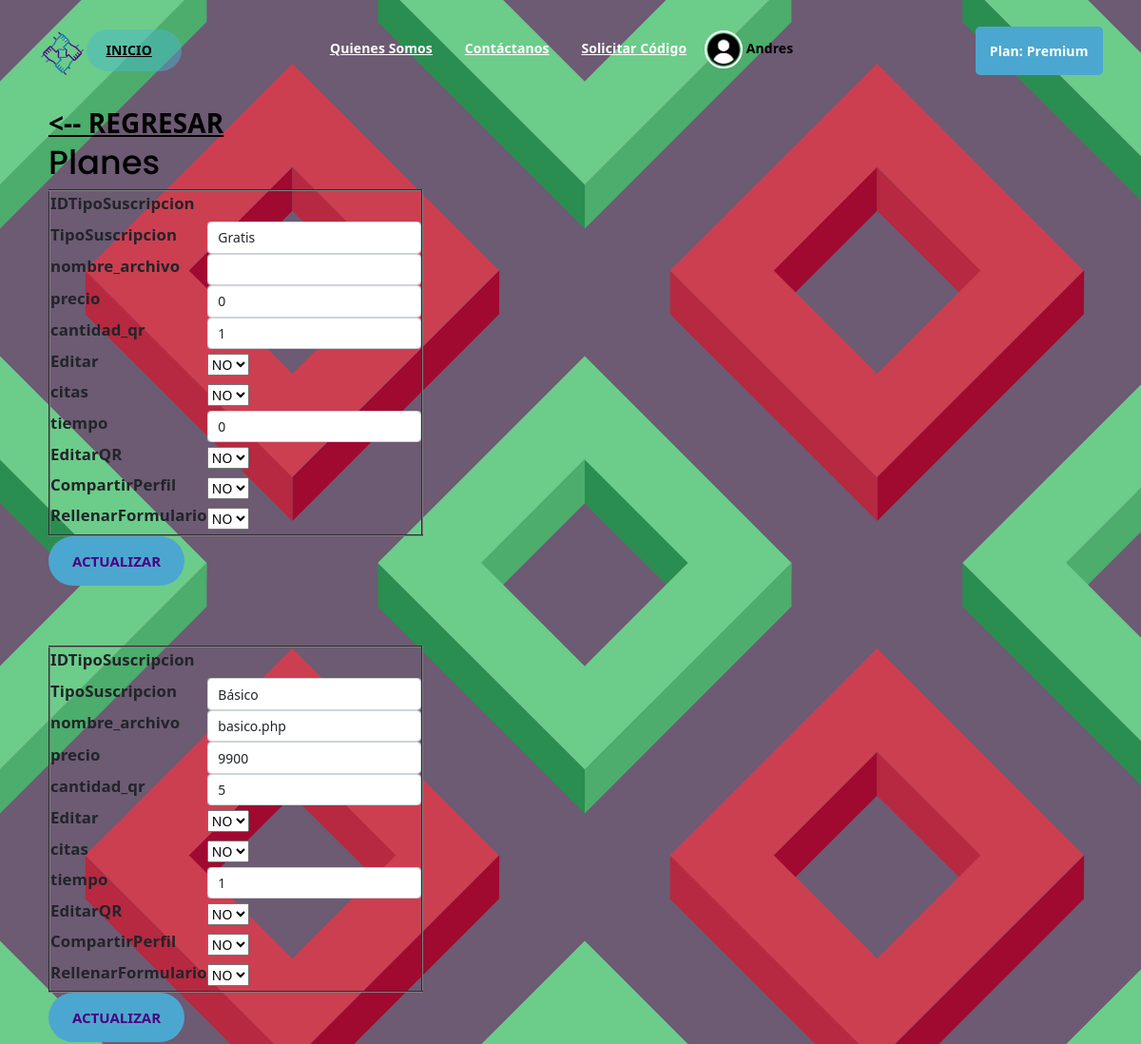
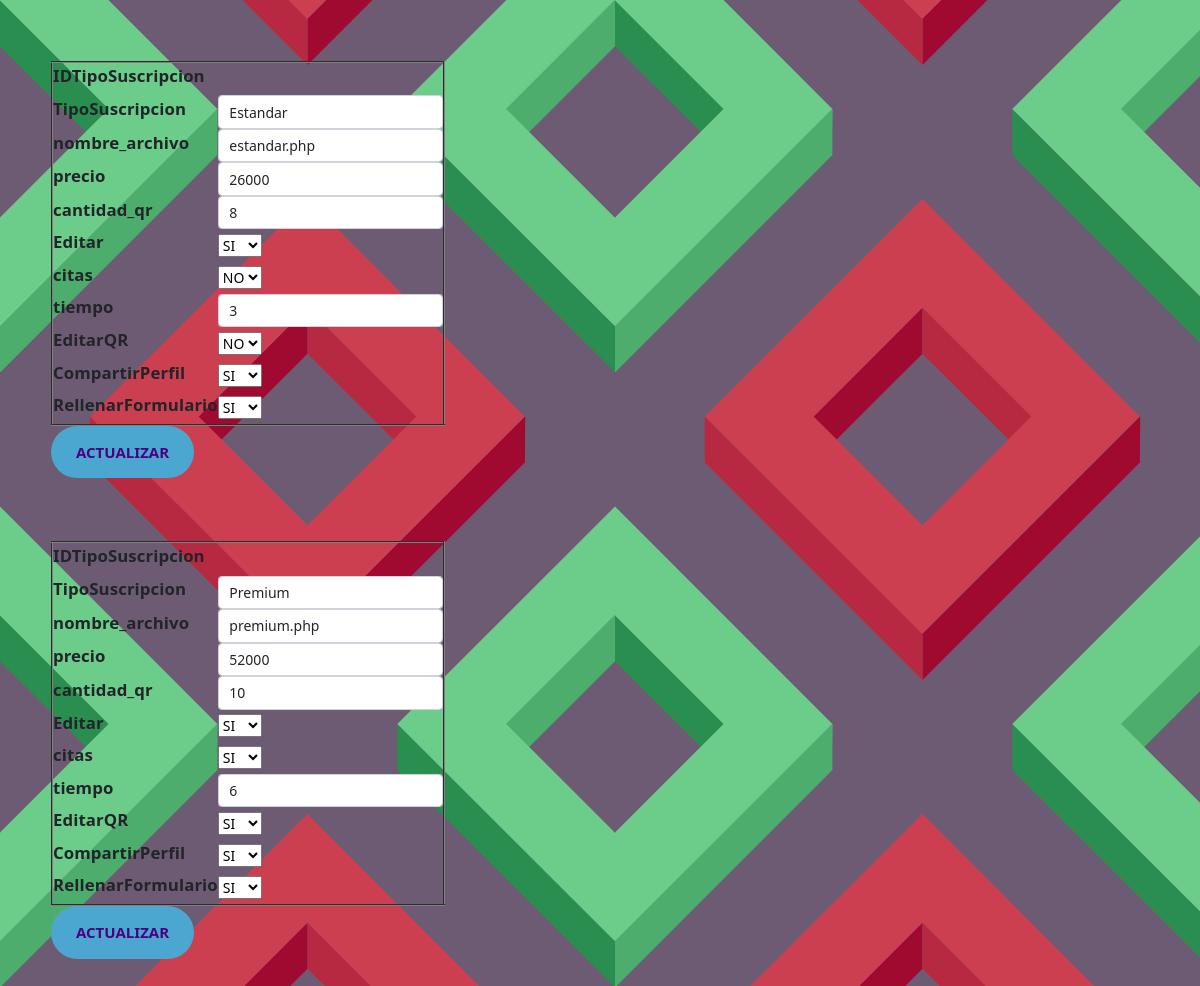
/admin/views/planes.php (signed in), run on the app's committed database (2 pictures, top to bottom).
### tables this page shows
CREATE TABLE `usuario` (
  `Ndocumento` int(11) NOT NULL,
  `TipoDoc` int(2) DEFAULT 1,
  `Nombre` varchar(30) NOT NULL,
  `Apellidos` varchar(30) DEFAULT NULL,
  `Correo` varchar(60) NOT NULL,
  `Direccion` varchar(40) DEFAULT NULL,
  `Localidad` int(2) DEFAULT NULL,
  `Genero` int(2) DEFAULT NULL,
  `Estrato` int(2) DEFAULT NULL,
  `id` int(2) DEFAULT 10 COMMENT 'esta tabla referencia la eps ',
  `rol` int(2) DEFAULT 1,
  `FechaNacimiento` date DEFAULT NULL,
  `Telefono` int(12) DEFAULT NULL,
  `Img_perfil` longblob DEFAULT NULL,
  `CompartirUrl` varchar(60) DEFAULT NULL,
  `Compartido` int(1) DEFAULT NULL,
  `token_reset` varchar(40) DEFAULT NULL,
  `TipoImg` varchar(10) DEFAULT NULL,
  `Contrasena` varchar(80) NOT NULL
);

CREATE TABLE `Suscripcion` (
  `IDSuscripcion` int(4) NOT NULL,
  `Ndocumento` int(11) NOT NULL,
  `FechaExpiracion` date DEFAULT NULL,
  `TipoSuscripcion` int(11) NOT NULL,
  `fecha_inicio` date DEFAULT NULL,
  `numero_recibo` bigint(20) DEFAULT NULL,
  `token` varchar(50) DEFAULT NULL
);

CREATE TABLE `TipoSuscripcion` (
  `IDTipoSuscripcion` int(1) NOT NULL,
  `TipoSuscripcion` varchar(25) DEFAULT NULL,
  `nombre_archivo` varchar(15) DEFAULT NULL,
  `precio` int(8) DEFAULT NULL,
  `cantidad_qr` int(2) DEFAULT NULL,
  `Editar` varchar(2) NOT NULL,
  `citas` varchar(2) NOT NULL,
  `tiempo` int(2) NOT NULL,
  `EditarQR` varchar(2) NOT NULL,
  `CompartirPerfil` varchar(2) NOT NULL,
  `RellenarFormulario` varchar(2) NOT NULL
);

### models/user.php (called while the page is built, shortened)
<?php
function getUser($id   ) {
    global $connection;
    $query = $connection->prepare('SELECT * FROM usuario WHERE Ndocumento = :id');
    $query->bindParam(':id', $id);
    $query->execute();
    $user = $query->fetch(PDO::FETCH_ASSOC);
    if (empty($user['Img_perfil']) || $user['Img_perfil'] == null) {
      $user['Img_perfil'] = "http://" . $_SERVER['HTTP_HOST'] . "/secodeqr/views/assets/img/userimg.png";
    } else {
      $user['Img_perfil'] = 'data:' . $user['TipoImg'] . ";base64," . base64_encode($user['Img_perfil']);
    }
    return $user;
}
function getSuscription($id){
  global $connection;
  $query = $connection->prepare('SELECT * FROM Suscripcion AS sus LEFT OUTER JOIN TipoSuscripcion AS tp ON sus.TipoSuscripcion= tp.IDTipoSuscripcion WHERE sus.Ndocumento = :id');
  $query->bindParam(':id', $id);
  $query->execute();
  $datos = $query->fetch(PDO::FETCH_ASSOC);
  return $datos;
}
function getTipoSuscripcion(){
  global $connection;
  $query = $connection->prepare('SELECT * FROM TipoSuscripcion ');
  $query->execute();
  $datos = $query->fetchAll(PDO::FETCH_ASSOC);
  return $datos;
}
?>

### admin/views/planes.php (the view, shortened to what this page needs)
<?php
require_once(BaseDir . '/models/database/database.php');
require_once(BaseDir . '/models/user.php');
$user = getUser($_SESSION['user_id']);
$resultsUser = getUser($_SESSION['user_id']);
if ($resultsUser['rol'] == 2) {
    $planes = getTipoSuscripcion();
} else {
    http_response_code(404);
    header('Location: ../../index.php');
}
?>
<!DOCTYPE html>
<html lang="en">
<head>
    <link rel="stylesheet" href="../../views/assets/css/all.min.css">
    <link rel="stylesheet" href="../../views/assets/bootstrap/css/bootstrap.min.css">
    <link rel="stylesheet" href="../../views/assets/css/animate.css">
    <link rel="stylesheet" href="../../views/assets/css/meanmenu.min.css">
    <link rel="stylesheet" href="../../views/assets/css/main.css">
    <link rel="stylesheet" href="../../views/assets/css/responsive.css">
    <link rel="stylesheet" href="../css/es.css">
    <link rel="stylesheet" href="https://cdnjs.cloudflare.com/ajax/libs/animate.css/4.1.1/animate.min.css" />
</head>
<body>
    <?php include('../../views/templates/navBar.php') ?>
    <main class="container">
        <div class="container">
            <div class="row">
                <div class="col-12" style="margin-top: 7rem;">
                <a href="tablero.php" style="color: black; font-size:2rem; font-weight:bolder"> <-- REGRESAR</a>
                    <h1>Planes</h1>
                    <?php foreach ($planes as $key) { ?>
                        <form action="" method="post" class="form" style="display:inline-block;">
                            <table border="2px">
                                <?php foreach ($key as $valkey => $value) { ?>
                                    <tr>
                                        <td>
                                            <label for="<?= $valkey ?>"><?= $valkey ?></label>
                                        </td>
                                        <td>
                                            <?php switch ($valkey) {
                                            case 'IDTipoSuscripcion': ?>
                                                    <input class="form-control" type="hidden" name="<?= $valkey ?>" id="<?= $valkey ?>" value="<?= $value ?>">
                                                    <?php break; ?>
                                            <?php case 'TipoSuscripcion': ?>
                                                    <input class="form-control" type="text" maxlength="15" name="<?= $valkey ?>" id="<?= $valkey ?>" value="<?= $value ?>">
                                                    <?php break; ?>
                                                <?php
                                                case 'precio': ?>
                                                    <input class="form-control" type="tel" maxlength="6" name="<?= $valkey ?>" id="<?= $valkey ?>" value="<?= $value ?>">
                                                    <?php break; ?>
                                                <?php
                                                case 'cantidad_qr': ?>
                                                    <input class="form-control" type="tel" maxlength="2" name="<?= $valkey ?>" id="<?= $valkey ?>" value="<?= $value ?>">
                                                    <?php break; ?>
                                                <?php
                                                case 'Editar': ?>
                                                    <select name="<?=$valkey?>" id="<?=$valkey?>">
                                                        <option value="NO" <?php if ($value === 'NO') {
                                                                                echo 'selected';
                                                                            } ?>>NO</option>
                                                        <option value="SI" <?php if ($value === 'SI') {
                                                                                echo 'selected';
                                                                            } ?>>SI</option>
                                                    </select>
                                                    <?php break; ?>
                                                <?php
                                                case 'citas': ?>
                                                    <select name="<?=$valkey?>" id="<?=$valkey?>">
                                                        <option value="NO" <?php if ($value === 'NO') {
                                                                                echo 'selected';
                                                                            } ?>>NO</option>
                                                        <option value="SI" <?php if ($value === 'SI') {
                                                                                echo 'selected';
                                                                            } ?>>SI</option>
                                                    </select>
                                                    <?php break; ?>
                                                <?php
                                                case 'EditarQR': ?>
                                                    <select name="<?=$valkey?>" id="<?=$valkey?>">
                                                        <option value="NO" <?php if ($value === 'NO') {
                                                                                echo 'selected';
                                                                            } ?>>NO</option>
                                                        <option value="SI" <?php if ($value === 'SI') {
                                                                                echo 'selected';
                                                                            } ?>>SI</option>
                                                    </select>
                                                    <?php break; ?>
                                                <?php
                                                case 'CompartirPerfil': ?>
                                                    <select name="<?=$valkey?>" id="<?=$valkey?>">
                                                        <option value="NO" <?php if ($value === 'NO') {
                                                                                echo 'selected';
                                                                            } ?>>NO</option>
                                                        <option value="SI" <?php if ($value === 'SI') {
                                                                                echo 'selected';
                                                                            } ?>>SI</option>
                                                    </select>
                                                    <?php break; ?>
                                                <?php
                                                case 'RellenarFormulario': ?>
                                                    <select name="<?=$valkey?>" id="<?=$valkey?>">
                                                        <option value="NO" <?php if ($value === 'NO') {
                                                                                echo 'selected';
                                                                            } ?>>NO</option>
                                                        <option value="SI" <?php if ($value === 'SI') {
                                                                                echo 'selected';
                                                                            } ?>>SI</option>
                                                    </select>
                                                    <?php break; ?>
                                                <?php
                                                default: ?>
                                                    <input class="form-control" type="text" name="<?= $valkey ?>" id="<?= $valkey ?>" value="<?= $value ?>">
                                                    <?php break; ?>
                                            <?php } ?>
                                        </td>
                                    </tr>
                                <?php } ?>
                            </table>
                            <input type="submit" name="submit" value="Actualizar" class="button">
                        </form>
                        <br>
                        <br>
                        <br>
                        <br>
                    <?php } ?>
                </div>
            </div>
        </div>
    </main>
</body>
</html>

### views/templates/navBar.php (shortened to what this page needs)
<?php
if(isset($_SESSION['user_id'])){
	$param=$connection->prepare("SELECT sus.TipoSuscripcion, tp.cantidad_qr,tp.Editar, tp.citas FROM Suscripcion AS sus LEFT OUTER JOIN TipoSuscripcion AS tp ON sus.TipoSuscripcion= tp.IDTipoSuscripcion WHERE sus.Ndocumento = :id");
	$param->bindParam(':id', $_SESSION['user_id']);
	$param->execute();
	$datosSus = $param->fetch(PDO::FETCH_ASSOC);
	$suscripcion = getSuscription($_SESSION['user_id']);
	$usuarioActual= getUser($_SESSION['user_id']);
}else{
	$suscripcion=null;
}
?>
<div class="top-header-area" id="sticker">
	<div class="container">
		<div class="row">
			<div class="col-lg-12 col-sm-12 text-center">
				<div class="main-menu-wrap">
					<div class="site-logo">
						<a href="index.php">
							<img src="assets/img/logo.png" alt="">
						</a>
					</div>
					<div class="site-logo">
						<a class="button--secondary" href="index.php">
							<span class="text">INICIO</span>
						</a>
					</div>
					<nav class="main-menu ">
						<ul>
							<li><a href="nosotros.php">Quienes Somos</a></li>
							<li><a href="contact.php">Contáctanos</a></li>
							<li><a href="formulario_datos_clinicos.php">Solicitar Código</a>
							</li>
							<?php if (isset($_SESSION['user_id'])) { ?>
								<li id='button-exit' class="user">
									<img src="<?= $usuarioActual['Img_perfil'] ?>" alt="">
									<strong style="color: black;"> <?= $usuarioActual['Nombre'] ?></strong>
								</li>
							<?php }else{?>
								<li class="fas fa-user" style="margin-right: 2px;"></li>
								<a href="iniciar.php" id='btn-login-nav'>Iniciar Sesión</a>
							<?php } ?>
							<?php
							if(isset($datosSus) && $datosSus['TipoSuscripcion'] == 1 || $suscripcion==null){?>
								<li class="login-box"><a href="servicios.php">
									<span></span>
									<span></span>
									<span></span>
									<span></span> SECODE_QR PLUS </a>
								</li>
							<?php }else{ ?>
								<li class="login-box"><a href="Finpago.php">
									<span></span><?='Plan: '.$suscripcion['TipoSuscripcion']?> </a>
								</li>
							<?php } ?>
						</ul>
					</nav>
				</div>
			</div>
		</div>
	</div>
</div>

### views/assets/css/main.css (style rules this page uses)
html { font-size: 14px; font-weight: 400; line-height: 28px; height: 100%; }
.login-box { float: right; }
.login-box a { position: relative; vertical-align: -webkit-baseline-middle; margin: 3px 0 0 0; background-color: #4ba7cf; border-radius: 5px; display: inline-block; text-decoration: none; overflow: hidden; transition: .5s; }
body { font-family: "Open Sans", sans-serif; font-weight: 400; font-size: 1rem; letter-spacing: 0.1px; line-height: 1.8; overflow-x: hidden; }
body img { max-width: 100%; }
a { cursor: pointer; text-decoration: none; -webkit-transition: all 0.2s ease-in-out; -o-transition: all 0.2s ease-in-out; transition: all 0.2s ease-in-out; }
h1, .h1, h2, .h2, h3, .h3, h5, .h5, h6, .h6 { font-family: "Poppins", sans-serif; font-weight: 700; margin: 0 0 1.25rem 0; color: #000000; }
h1, .h1 { font-size: 4rem; font-weight: 700; line-height: 4rem; }
.top-header-area { position: absolute; z-index: 222; width: 100%; padding: 25px 0; }
nav.main-menu ul { margin: 0; padding: 0; list-style: none; }
nav.main-menu ul li { display: inline-block; }
nav.main-menu ul li a { color: #fff; font-weight: 700; display: block; padding: 15px; }
nav.main-menu ul > li { position: relative; }
nav.main-menu ul li:last-child a { display: inline-block; }
.site-logo { float: left; max-width: 50px; }
.main-menu-wrap { position: relative; }
.site-logo { padding: 6px 0; }
nav.main-menu li a { -webkit-transition: 0.3s; -o-transition: 0.3s; transition: 0.3s; }
.top-header-area { -webkit-transition: 0.3s; -o-transition: 0.3s; transition: 0.3s; }
input[type="submit"] { -webkit-transition: 0.3s; -o-transition: 0.3s; transition: 0.3s; border-radius: 50px !important; }
html, body { height: 100%; }
input[type="submit"] { background-color: #4ba7cf; color: #4b0081; font-weight: 700; text-transform: uppercase; font-size: 15px; border: none !important; cursor: pointer; padding: 15px 25px; border-radius: 3px; }
[type=button]:not(:disabled), [type=reset]:not(:disabled), [type=submit]:not(:disabled), button:not(:disabled) { cursor: pointer; border-radius: 15px; }
.button--secondary { position: relative; display: flex; align-items: center; justify-content: space-between; background-color: #4ab7cf78; color: #030303; font-weight: bold; width: 100px; height: 44px; border-radius: 22px; padding: 0 0 0 21px; line-height: 44px; text-align: center; cursor: pointer; }
.button--secondary:before { content: ""; position: absolute; left: 21px; display: inline-block; width: 10px; height: 10px; border-radius: 50%; background-color: #000000; transform: scale(0); opacity: 0; transition: all .33s cubic-bezier(.68,-.55,.265,1.55); }

### views/templates/navBar.php (style rules this page uses)
.user img { width: 40px; height: 40px; border-radius: 50%; object-fit: cover; border: 2px solid #fff; }

### admin/views/planes.php (style rules this page uses)
body { background-color: #6D5A73; }
label { font-weight: bolder; font-size: larger; }

### data on the page
usuario: Nombre "Andres"
suscripcion: TipoSuscripcion.TipoSuscripcion "Premium"
tiposuscripcion: valkey "IDTipoSuscripcion", valkey "TipoSuscripcion", TipoSuscripcion "Gratis", valkey "nombre_archivo", valkey "precio", precio "0", valkey "cantidad_qr", cantidad_qr "1", valkey "Editar", Editar "NO", valkey "citas", citas "NO", valkey "tiempo", tiempo "0", valkey "EditarQR", EditarQR "NO", valkey "CompartirPerfil", CompartirPerfil "NO", valkey "RellenarFormulario", RellenarFormulario "NO"
tiposuscripcion: valkey "IDTipoSuscripcion", valkey "TipoSuscripcion", TipoSuscripcion "Básico", valkey "nombre_archivo", nombre_archivo "basico.php", valkey "precio", precio "9900", valkey "cantidad_qr", cantidad_qr "5", valkey "Editar", Editar "NO", valkey "citas", citas "NO", valkey "tiempo", tiempo "1", valkey "EditarQR", EditarQR "NO", valkey "CompartirPerfil", CompartirPerfil "NO", valkey "RellenarFormulario", RellenarFormulario "NO"
tiposuscripcion: valkey "IDTipoSuscripcion", valkey "TipoSuscripcion", TipoSuscripcion "Estandar", valkey "nombre_archivo", nombre_archivo "estandar.php", valkey "precio", precio "26000", valkey "cantidad_qr", cantidad_qr "8", valkey "Editar", Editar "SI", valkey "citas", citas "NO", valkey "tiempo", tiempo "3", valkey "EditarQR", EditarQR "NO", valkey "CompartirPerfil", CompartirPerfil "SI", valkey "RellenarFormulario", RellenarFormulario "SI"
tiposuscripcion: valkey "IDTipoSuscripcion", valkey "TipoSuscripcion", TipoSuscripcion "Premium", valkey "nombre_archivo", nombre_archivo "premium.php", valkey "precio", precio "52000", valkey "cantidad_qr", cantidad_qr "10", valkey "Editar", Editar "SI", valkey "citas", citas "SI", valkey "tiempo", tiempo "6", valkey "EditarQR", EditarQR "SI", valkey "CompartirPerfil", CompartirPerfil "SI", valkey "RellenarFormulario", RellenarFormulario "SI"
